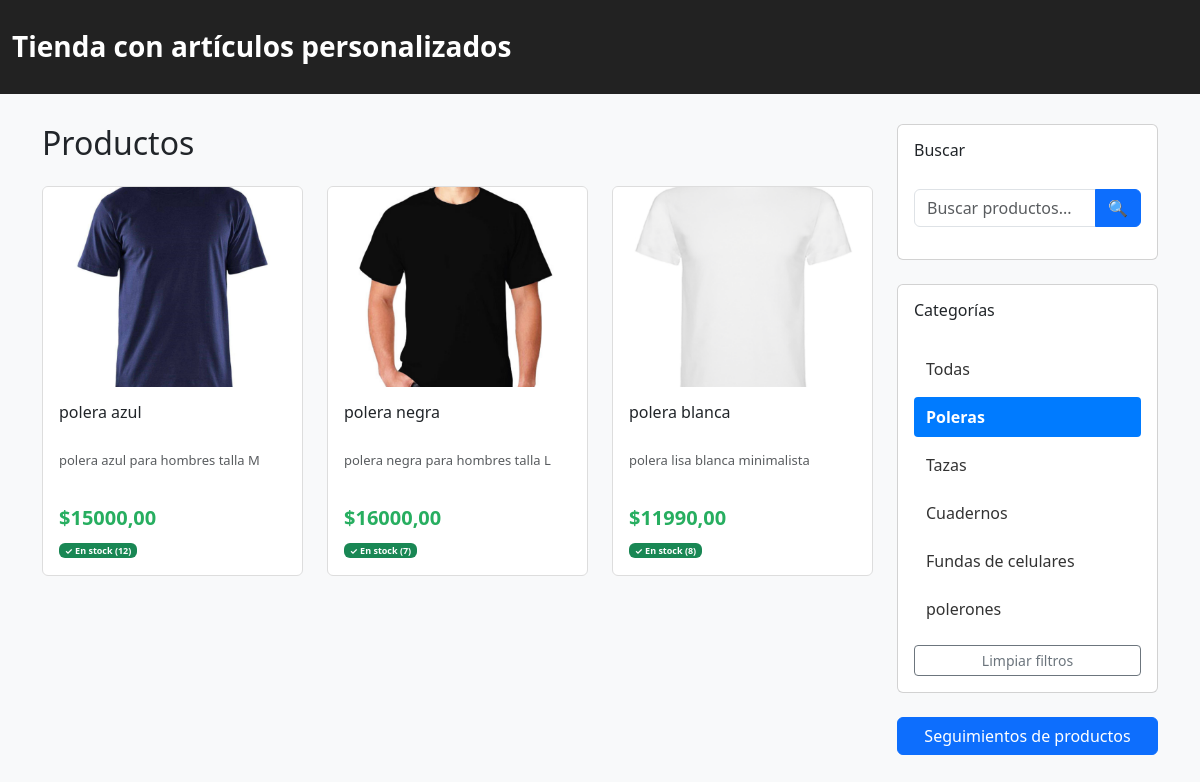
The page /?categoria=1 on the database its author committed.
### myApp/models.py (models this page shows, shortened)
class Producto(models.Model):
    categoria = models.ForeignKey(Categoria, on_delete=models.CASCADE, related_name='productos')
    nombre = models.CharField(max_length=150)
    descripcion = models.TextField(blank=True)
    precio = models.DecimalField(max_digits=10, decimal_places=2)
    stock = models.PositiveIntegerField(default=0)
    activo = models.BooleanField(default=True)

class ProductoImagen(models.Model):
    producto = models.ForeignKey(Producto, on_delete=models.CASCADE, related_name='imagenes')
    imagen = models.ImageField(upload_to= producto_imagen_path)

class Categoria(models.Model):
    TIPO_CHOICES = (
        ('producto', 'Producto'),
        ('insumo', 'Insumo'),
    )
    nombre = models.CharField(max_length=100, unique=True)
    descripcion = models.TextField(blank=True)
    tipo = models.CharField(max_length=20, choices=TIPO_CHOICES, default='producto')

### myApp/views.py (the view)
# urls.py: path('', views.home, name='home'),
def home(request):
    q = request.GET.get('q', '')
    productos = Producto.objects.filter(activo=True, categoria__tipo='producto').order_by('-id')
    categorias = Categoria.objects.filter(tipo='producto', productos__activo=True).distinct()
    categoria_id = request.GET.get('categoria')
    categoria_seleccionada = None
    if categoria_id:
        categoria_seleccionada = get_object_or_404(Categoria, pk=categoria_id, tipo='producto')
        productos = productos.filter(categoria_id=categoria_id)
    if q:
        productos = productos.filter(
            Q(nombre__icontains=q) |
            Q(descripcion__icontains=q)
        )
    paginator = Paginator(productos, 9)
    page_number = request.GET.get('page')
    productos = paginator.get_page(page_number)
    context = {
        'productos': productos,
        'categorias': categorias,
        'categoria_seleccionada': categoria_seleccionada,
        'q': q,
    }
    return render(request, 'home.html', context)

### templates/home.html (shortened to what this page needs)
{% load static %}
<!DOCTYPE html>
<html lang="es">
<head>
    <link href="https://cdn.jsdelivr.net/npm/bootstrap@5.3.0/dist/css/bootstrap.min.css" rel="stylesheet">
    <link rel="stylesheet" href="{% static 'css/styles.css' %}">
</head>
<body>
<div class="header">
    <div class="container">
        <h1>Tienda con artículos personalizados</h1>
    </div>
</div>
<div class="container">
    <div class="row">
        <div class="col-lg-9">
            <h2 class="mb-4">Productos</h2>
            {% if productos %}
                <div class="row g-4 mb-4">
                    {% for producto in productos %}
                        <div class="col-lg-4 col-md-6">
                            <div class="card producto-card">
                                {% if producto.imagenes.all %}
                                    <img src="{{ producto.imagenes.first.imagen.url }}" alt="{{ producto.nombre }}" class="card-img-top producto-imagen">
                                {% else %}
                                    <div class="producto-imagen d-flex align-items-center justify-content-center bg-light">
                                        <span class="text-muted">Sin imagen</span>
                                    </div>
                                {% endif %}
                                <div class="card-body d-flex flex-column">
                                    <h5 class="card-title">
                                        <a href="{% url 'detalle_producto' producto.pk %}" class="text-decoration-none text-dark">
                                            {{ producto.nombre }}
                                        </a>
                                    </h5>
                                    <p class="card-text text-muted">{{ producto.descripcion|truncatewords:10 }}</p>
                                    <div class="mt-auto">
                                        <div class="precio mb-2">${{ producto.precio }}</div>
                                        <div class="stock">
                                            {% if producto.stock > 0 %}
                                                <span class="badge bg-success">✓ En stock ({{ producto.stock }})</span>
                                            {% else %}
                                                <span class="badge bg-danger">✗ Sin stock</span>
                                            {% endif %}
                                        </div>
                                    </div>
                                </div>
                            </div>
                        </div>
                    {% endfor %}
                </div>
            {% else %}
                <div class="sin-productos">
                    <p>No hay productos disponibles.</p>
                </div>
            {% endif %}
        </div>
        <div class="col-lg-3">
            <div class="card mb-4">
                <div class="card-body">
                    <h5 class="card-title">Buscar</h5>
                    <form method="GET" class="mb-3">
                        <div class="input-group">
                            <input type="text" name="q" class="form-control" placeholder="Buscar productos..." value="{{ q }}">
                            <button class="btn btn-primary" type="submit">🔍</button>
                        </div>
                    </form>
                </div>
            </div>
            <div class="card mb-4">
                <div class="card-body">
                    <h5 class="card-title">Categorías</h5>
                    <ul class="filtro-categoria">
                        <li>
                            {% if categoria_seleccionada %}
                                {% if q %}
                                    <a href="?q={{ q }}">Todas</a>
                                {% else %}
                                    <a href="?">Todas</a>
                                {% endif %}
                            {% else %}
                                {% if q %}
                                    <a href="?q={{ q }}" class="active">Todas</a>
                                {% else %}
                                    <a href="?" class="active">Todas</a>
                                {% endif %}
                            {% endif %}
                        </li>
                        {% for categoria in categorias %}
                            <li>
                                {% if categoria_seleccionada and categoria_seleccionada.id == categoria.id %}
                                    {% if q %}
                                        <a href="?categoria={{ categoria.id }}&q={{ q }}" class="active">
                                            {{ categoria.nombre }}
                                        </a>
                                    {% else %}
                                        <a href="?categoria={{ categoria.id }}" class="active">
                                            {{ categoria.nombre }}
                                        </a>
                                    {% endif %}
                                {% else %}
                                    {% if q %}
                                        <a href="?categoria={{ categoria.id }}&q={{ q }}">
                                            {{ categoria.nombre }}
                                        </a>
                                    {% else %}
                                        <a href="?categoria={{ categoria.id }}">
                                            {{ categoria.nombre }}
                                        </a>
                                    {% endif %}
                                {% endif %}
                            </li>
                        {% endfor %}
                    </ul>
                    {% if categoria_seleccionada or q %}
                        <div class="limpiar-filtros">
                            <a href="?" class="btn btn-sm btn-outline-secondary w-100">Limpiar filtros</a>
                        </div>
                    {% endif %}
                </div>
            </div>
            <a href="{% url 'listar_seguimientos' %}" class="btn btn-primary w-100">Seguimientos de productos</a>
        </div>
    </div>
</div>
</body>
</html>

### static/css/styles.css (style rules this page uses)
body { background: #f8f9fa; }
.header { background: #222; padding: 24px 0; color: white; margin-bottom: 30px; }
.header .container { max-width: 1200px; margin: 0 auto; display: flex; justify-content: space-between; align-items: center; }
.header h1 { margin: 0; font-size: 28px; font-weight: 600; }
.header { background: #222; padding: 30px 0; color: white; margin-bottom: 30px; }
.header h1 { margin: 0; }
.producto-card { height: 100%; transition: transform 0.3s, box-shadow 0.3s; border: 1px solid #ddd; }
.producto-imagen { width: 100%; height: 200px; object-fit: cover; background: #e0e0e0; }
.card-body h5 { font-size: 16px; height: 40px; overflow: hidden; display: -webkit-box; -webkit-line-clamp: 2; -webkit-box-orient: vertical; }
.card-body p { font-size: 13px; color: #666; height: 36px; overflow: hidden; display: -webkit-box; -webkit-line-clamp: 2; -webkit-box-orient: vertical; }
.precio { font-size: 20px; font-weight: bold; color: #27ae60; }
.stock { font-size: 12px; color: #999; }
.filtro-categoria { list-style: none; padding: 0; }
.filtro-categoria li { margin-bottom: 8px; }
.filtro-categoria a { text-decoration: none; color: #333; display: block; padding: 8px 12px; border-radius: 4px; transition: background 0.3s; }
.filtro-categoria a.active { background: #007bff; color: white; font-weight: bold; }
.limpiar-filtros { margin-top: 10px; }

### rows shown on the page
Producto: imagenes.first.imagen (picture), nombre "polera azul", descripcion "polera azul para hombres talla M", precio "15000,00", stock "12"
Producto: imagenes.first.imagen (picture), nombre "polera negra", descripcion "polera negra para hombres talla L", precio "16000,00", stock "7"
Producto: imagenes.first.imagen (picture), nombre "polera blanca", descripcion "polera lisa blanca minimalista", precio "11990,00", stock "8"
Categoria: nombre "Poleras"
Categoria: nombre "Tazas"
Categoria: nombre "Cuadernos"
Categoria: nombre "Fundas de celulares"
Categoria: nombre "polerones"
